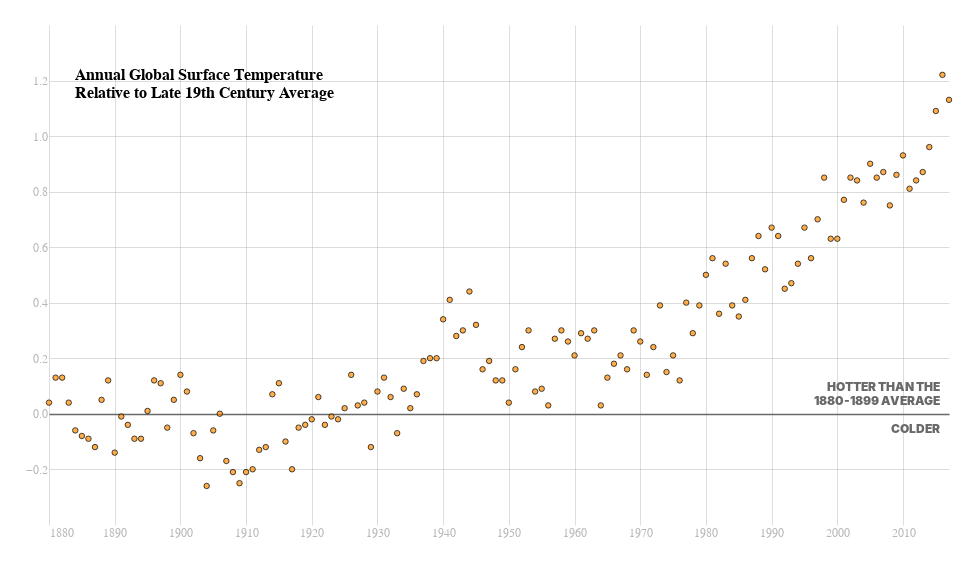

Here is the notebook cell this chart was saved with:
### Code cell
NASA_plot = alt.Chart(
    prep_df,
    title={
        "text": ['Annual Global Surface Temperature', 'Relative to Late 19th Century Average'],
    }
).mark_point().encode(
    x = alt.X(
        field='year_datetime',
        type='temporal',
        title = None,
        axis=alt.Axis(
            values=list(set(prep_df.decade))
        ),
    ),
    y = alt.Y(
        field ='value',
        title = None,
        type='quantitative',
        axis=alt.Axis(
            gridWidth=alt.condition('datum.value == 0', alt.value(1.5), alt.value(.5)),
            gridColor=alt.condition('datum.value == 0', alt.value('#696969'),  alt.value('#B8B8B8')),
            values=y_axis,
        ),
    ),
    tooltip = [
        alt.Tooltip(title='Year', field='year_datetime', type='temporal', format='%Y'),
    ]
)

text_OX = alt.Chart({'values':[{'x': 2010, 'y': 0}]}).mark_text(
    text='HOTTER THAN THE\n1880-1899 AVERAGE \n\nCOLDER',
    fontSize=12,
    fontWeight=900,
    color='#696969',
    dx=300,
    dy=-27,
    lineBreak='\n'
).encode(
    x='x:T',
    y='y:Q'
)



alt.layer(NASA_plot, text_OX).configure_point(
    color='black',
    fill='darkorange',
    strokeWidth=1,
).configure_view(
    strokeWidth = 1,
    strokeOpacity=0,
).configure_axis(
    ticks = False,
    domain = False,
    labelFontSize=12,
    labelColor='#B8B8B8'
).configure_title(
    anchor='start',
    dx = 50,
    dy = 80,
    fontSize=16,
).configure_text(
    align='right',
    fontSize=12,
    fontWeight=900
).properties(
    width = 900,
    height = 500,
    background = '#FFFFFF',
    padding = 25
)

### Figure 1 — Vega-Lite specification as saved in the notebook (floating-point values rounded to 4 significant figures; data arrays with more than 128 entries replaced by an {"elided": "..."} marker saying what was removed)
{"config": {"view": {"continuousWidth": 400, "continuousHeight": 300, "strokeOpacity": 0, "strokeWidth": 1}, "axis": {"domain": false, "labelColor": "#B8B8B8", "labelFontSize": 12, "ticks": false}, "point": {"color": "black", "fill": "darkorange", "strokeWidth": 1}, "text": {"align": "right", "fontSize": 12, "fontWeight": 900}, "title": {"anchor": "start", "dx": 50, "dy": 80, "fontSize": 16}}, "layer": [{"data": {"name": "data-d2e0572dc72f71e08e18dd7e6e8c7a2e"}, "mark": "point", "encoding": {"tooltip": [{"type": "temporal", "field": "year_datetime", "format": "%Y", "title": "Year"}], "x": {"type": "temporal", "axis": {"values": ["1910-01-01T00:00:00", "1950-01-01T00:00:00", "2010-01-01T00:00:00", "1920-01-01T00:00:00", "1880-01-01T00:00:00", "1960-01-01T00:00:00", "1990-01-01T00:00:00", "1980-01-01T00:00:00", "1940-01-01T00:00:00", "1930-01-01T00:00:00", "1970-01-01T00:00:00", "2000-01-01T00:00:00", "1890-01-01T00:00:00", "1900-01-01T00:00:00"]}, "field": "year_datetime", "title": null}, "y": {"type": "quantitative", "axis": {"gridColor": {"condition": {"test": "datum.value == 0", "value": "#696969"}, "value": "#B8B8B8"}, "gridWidth": {"condition": {"test": "datum.value == 0", "value": 1.5}, "value": 0.5}, "values": [-0.2, 0.0, 0.2, 0.4, 0.6, 0.8, 1.0, 1.2]}, "field": "value", "title": null}}, "title": {"text": ["Annual Global Surface Temperature", "Relative to Late 19th Century Average"]}}, {"data": {"name": "data-05dbbd9cfa86d469e4a4fb1036e21ccf"}, "mark": {"type": "text", "color": "#696969", "dx": 300, "dy": -27, "fontSize": 12, "fontWeight": 900, "lineBreak": "\n", "text": "HOTTER THAN THE\n1880-1899 AVERAGE \n\nCOLDER"}, "encoding": {"x": {"type": "temporal", "field": "x"}, "y": {"type": "quantitative", "field": "y"}}}], "background": "#FFFFFF", "height": 500, "padding": 25, "width": 900, "$schema": "https://vega.github.io/schema/vega-lite/v4.8.1.json", "datasets": {"data-d2e0572dc72f71e08e18dd7e6e8c7a2e": {"elided": "138 records"}, "data-05dbbd9cfa86d469e4a4fb1036e21ccf": [{"x": 2010, "y": 0}]}}
